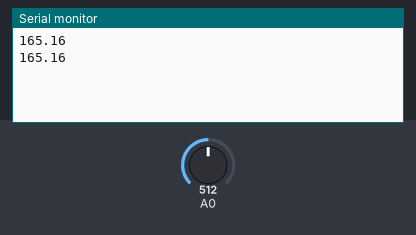
The sketch below on a simulated Arduino Uno, built with avr-gcc and run on an emulated ATmega328P. Shown: the last lines printed to the serial monitor. The inputs (shaded band) are chosen by the test bench; at power-on: A0 = 512.

Above: at 1.8 s.
1.9 s: A0 set to 716
At 2.4 s:
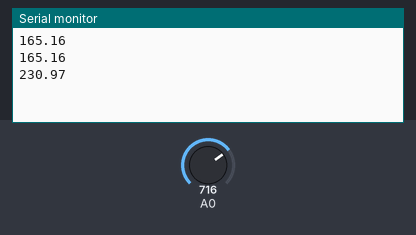
3.4 s: A0 set to 900
At 4.8 s:
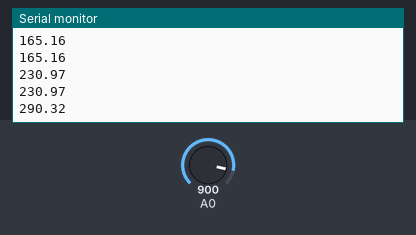
Timing chart, 0 to 6.4 s (numbered marks = the images above; inputs shaded):
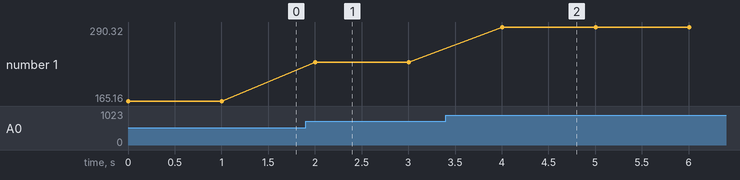

Measured:
- after the input at 1.9 s, the serial monitor: prints a new line after 0.10 s (image 1)
- after the input at 3.4 s, the serial monitor: prints a new line after 0.60 s (image 2)
- plotted number 1: 165.16 → 230.97 after the input at 1.9 s, 230.97 → 290.32 after the input at 3.4 s

The sketch:

6_LM35_Sensor_ESP8266.ino
```cpp
float vref = 3.3;
float resolution = vref / 1023;

void setup() {
  Serial.begin(115200);
}

void loop() {
  float temperature = analogRead(A0);
  temperature = (temperature * resolution);
  temperature = temperature * 100;
  Serial.println(temperature);
  delay(1000);
}
```
